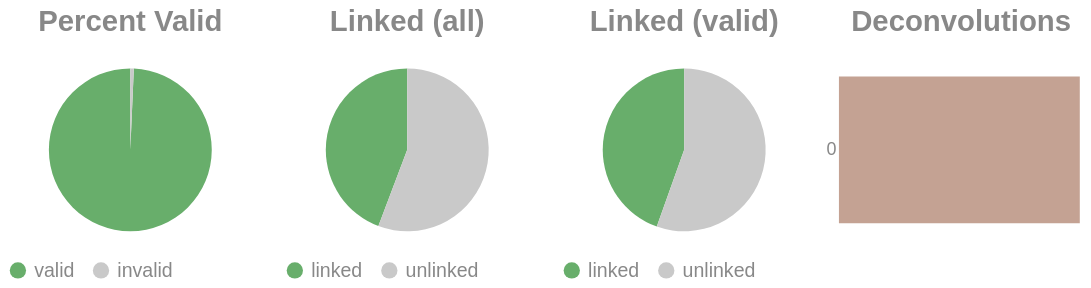

Write notebook code for a chart like this one.
### Code cell
if SKIPLR:
    pass
else:
    clash = Counter()
    for i in valids['molecule'].to_list():
        _mol = i.split("-")
        if len(_mol) == 1:
            clash.update('0')
        else:
            clash.update(_mol[-1])

    _d = {"deconvolutions": [], 'count': []}
    for k,v in clash.items():
        _d['deconvolutions'].append(k)
        _d['count'].append(v)

    tot_valid = valids['reads'].sum()
    mask = valids['reads'] >= 2
    n_linked_reads = valids.filter(mask)['reads'].sum()
    if n_linked_reads == 0:
        print_html("No linked molecules (>=2 reads) were detected; skipping linked-only distributions.")
        SKIPLR = True
    else:
        perc_valid = round(tot_valid / n_reads, 4)
        linked_perc_abs = round(n_linked_reads / n_reads, 4)
        linked_perc = round(n_linked_reads / tot_valid, 4)

    _valid = pl.DataFrame({"valids": ['valid', 'invalid'], "count": [tot_valid, n_reads - tot_valid]})
    _linked_abs = pl.DataFrame({"linked (absolute)": ['linked', 'unlinked'], "count": [n_linked_reads, n_reads - n_linked_reads]})
    _linked_rel = pl.DataFrame({"linked (valids)": ['linked', 'unlinked'], "count": [n_linked_reads, tot_valid - n_linked_reads]})

    (
        alt.hconcat(
            piechart(_valid, goodval = 'valid', title = "Percent Valid"),
            piechart(_linked_abs, goodval = "linked", title =  "Linked (all)"),
            piechart(_linked_rel, goodval = "linked", title =  "Linked (valid)"),
            convolutionbar(pl.DataFrame(_d), title = "Deconvolutions"),
            center = True,
            bounds = 'flush'
        )
        .resolve_scale(color='independent')
        .resolve_legend('independent')
        .properties(usermeta={'embedOptions': {"actions": False}})
    ).display()

### Figure 1 — Vega-Lite specification as saved in the notebook (floating-point values rounded to 4 significant figures)
{"width": "container", "height": 400, "config": {"title": {"anchor": "start", "dy": -15, "fontSize": 18, "color": "#888888", "subtitleColor": "#888888", "subtitleFontSize": 14}, "arc": {"fill": "#0072B2"}, "axis": {"domainColor": "#888888", "domainWidth": 0.5, "gridWidth": 0.2, "grid": false, "titleFontWeight": 400, "titleFontSize": 15, "labelFontSize": 11, "labelColor": "#888888", "tickColor": "#888888", "tickWidth": 0.2, "titleColor": "#888888"}, "axisBand": {"grid": false}, "axisX": {"grid": true, "tickSize": 10, "domainCap": "round"}, "axisY": {"domain": false, "grid": true, "tickSize": 0, "domainCap": "round"}, "background": "transparent", "header": {"labelFontSize": 15, "labelColor": "#888888", "titleFontSize": 15, "titleFontWeight": 600, "titleColor": "#888888"}, "legend": {"labelFont": "sans-serif", "labelFontSize": 12, "labelColor": "#888888", "symbolSize": 100, "symbolType": "circle", "titleFontSize": 12, "titlePadding": 10, "titleColor": "#888888", "title": null}, "range": {"category": ["#E69F00", "#56B4E9", "#009E73", "#F0E442", "#0072B2", "#D55E00", "#CC79A7", "#000000"], "diverging": ["#cfe8f3", "#a2d4ec", "#73bfe2", "#46abdb", "#1696d2", "#12719e"]}, "area": {"fill": "#0072B2", "fillOpacity": 0.7, "line": true, "strokeOpacity": 0.7}, "line": {"color": "#0072B2", "stroke": "#0072B2", "strokeWidth": 2}, "trail": {"color": "#0072B2", "stroke": "#0072B2", "strokeWidth": 0, "size": 1}, "point": {"filled": true, "fillOpacity": 1.0, "size": 95}, "text": {"color": "#888888", "fontSize": 11, "align": "right", "fontWeight": 400, "size": 11}, "bar": {"fill": "#0072B2", "stroke": null}, "view": {"stroke": null, "continuousWidth": 660, "continuousHeight": 400}}, "hconcat": [{"data": {"name": "data-641a64dfca7f3e5e8c071a5c582f0425"}, "mark": {"type": "arc"}, "encoding": {"color": {"field": "valids", "legend": {"orient": "bottom", "title": null}, "scale": {"domain": ["valid", "invalid"], "range": ["#68ae6b", "#C9C9C9"]}, "title": "Valids", "type": "nominal"}, "theta": {"field": "count", "type": "quantitative"}, "tooltip": [{"field": "valids", "title": "Valids", "type": "ordinal"}, {"field": "percent", "format": ".2%", "title": "Percent", "type": "quantitative"}, {"field": "count", "title": "Count", "type": "quantitative"}]}, "height": 100, "title": {"text": "Percent Valid", "align": "center", "anchor": "middle"}, "transform": [{"calculate": "datum.count / 7510688", "as": "percent"}], "width": 150}, {"data": {"name": "data-18a6fc87da25b85f43d771606000c412"}, "mark": {"type": "arc"}, "encoding": {"color": {"field": "linked (absolute)", "legend": {"orient": "bottom", "title": null}, "scale": {"domain": ["linked", "unlinked"], "range": ["#68ae6b", "#C9C9C9"]}, "title": "Linked (Absolute)", "type": "nominal"}, "theta": {"field": "count", "type": "quantitative"}, "tooltip": [{"field": "linked (absolute)", "title": "Linked (Absolute)", "type": "ordinal"}, {"field": "percent", "format": ".2%", "title": "Percent", "type": "quantitative"}, {"field": "count", "title": "Count", "type": "quantitative"}]}, "height": 100, "title": {"text": "Linked (all)", "align": "center", "anchor": "middle"}, "transform": [{"calculate": "datum.count / 7510688", "as": "percent"}], "width": 150}, {"data": {"name": "data-3b350b6d5fa0c6b78227d7a7e2163f83"}, "mark": {"type": "arc"}, "encoding": {"color": {"field": "linked (valids)", "legend": {"orient": "bottom", "title": null}, "scale": {"domain": ["linked", "unlinked"], "range": ["#68ae6b", "#C9C9C9"]}, "title": "Linked (Valids)", "type": "nominal"}, "theta": {"field": "count", "type": "quantitative"}, "tooltip": [{"field": "linked (valids)", "title": "Linked (Valids)", "type": "ordinal"}, {"field": "percent", "format": ".2%", "title": "Percent", "type": "quantitative"}, {"field": "count", "title": "Count", "type": "quantitative"}]}, "height": 100, "title": {"text": "Linked (valid)", "align": "center", "anchor": "middle"}, "transform": [{"calculate": "datum.count / 7459029", "as": "percent"}], "width": 150}, {"data": {"name": "data-f6479f64260d0e00bca804721369c8bf"}, "mark": {"type": "bar"}, "encoding": {"color": {"field": "deconvolutions", "legend": null, "scale": {"scheme": "lightgreyred"}, "type": "nominal"}, "tooltip": [{"field": "deconvolutions", "title": "Deconvolutions", "type": "ordinal"}, {"field": "percent", "format": ".2%", "title": "Percent", "type": "quantitative"}, {"field": "count", "title": "Count", "type": "quantitative"}], "x": {"axis": null, "field": "count", "type": "quantitative"}, "y": {"field": "deconvolutions", "sort": "ascending", "title": null, "type": "nominal"}}, "height": 100, "title": {"text": "Deconvolutions", "align": "center", "anchor": "middle"}, "transform": [{"calculate": "datum.count / 5421403", "as": "percent"}], "width": 150}], "bounds": "flush", "center": true, "resolve": {"legend": {"angle": "independent"}, "scale": {"color": "independent"}}, "usermeta": {"embedOptions": {"actions": false}}, "$schema": "https://vega.github.io/schema/vega-lite/v6.1.0.json", "datasets": {"data-641a64dfca7f3e5e8c071a5c582f0425": [{"valids": "valid", "count": 7459029}, {"valids": "invalid", "count": 51659}], "data-18a6fc87da25b85f43d771606000c412": [{"linked (absolute)": "linked", "count": 3322365}, {"linked (absolute)": "unlinked", "count": 4188323}], "data-3b350b6d5fa0c6b78227d7a7e2163f83": [{"linked (valids)": "linked", "count": 3322365}, {"linked (valids)": "unlinked", "count": 4136664}], "data-f6479f64260d0e00bca804721369c8bf": [{"deconvolutions": "0", "count": 5421403}]}}
